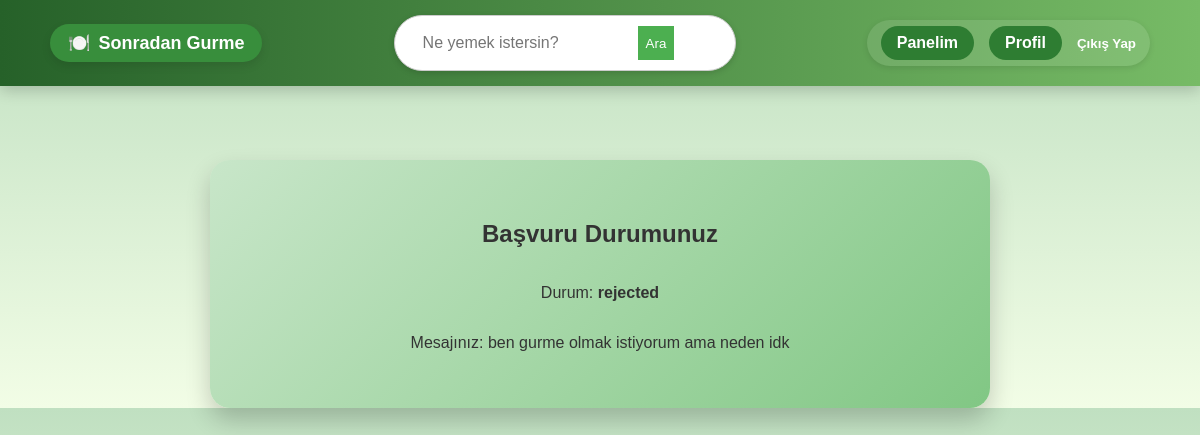
The app's page /sgapp/basvuru-durumum/ (signed in) with its own data.
### sgapp/models.py (models this page shows, shortened)
class Application(models.Model):
    user = models.ForeignKey(User, on_delete=models.CASCADE)
    message = models.TextField()
    status = models.CharField(max_length=20, choices=[
        ('pending', 'Beklemede'),
        ('approved', 'Onaylandı'),
        ('rejected', 'Reddedildi'),
    ], default='pending')

### sgapp/views.py (the view)
# urls.py: path('basvuru-durumum/', views.basvuru_durumu_view, name='basvuru_durumu'),
def basvuru_durumu_view(request):
    basvuru = Application.objects.filter(user=request.user).first()
    return render(request, 'basvuru_durumum.html', {'basvuru': basvuru})

### sgapp/context_processors.py (called while the page is built, shortened)
def moderator_bildirimler(request):
    return {}

### templates/basvuru_durumum.html
{% extends "base.html" %}
{% block content %}
<div class="welcome-container">
    <h2>Başvuru Durumunuz</h2>
    {% if basvuru %}
        <p>Durum: <strong>{{ basvuru.status }}</strong></p>
        <p>Mesajınız: {{ basvuru.message }}</p>
    {% else %}
        <p>Henüz bir başvuruda bulunmadınız.</p>
    {% endif %}
</div>
{% endblock %}

### static/css/styles.css (style rules this page uses)
body { font-family: 'Poppins', sans-serif; background: linear-gradient(to bottom, #c0e0c1, #f2fde6); color: #333; margin: 0; padding: 0; display: flex; flex-direction: column; align-items: center; }
.login-container, .register-container, .profile-container, .welcome-container { background: linear-gradient(135deg, #c8e6c9, #81c784); padding: 40px; border-radius: 20px; box-shadow: 0px 12px 25px rgba(0, 0, 0, 0.2); max-width: 500px; width: 90%; margin-top: 160px; display: flex; flex-direction: column; align-items: center; text-align: center; }
.welcome-container { max-width: 700px; }

### records on screen
Application: status "rejected", message "ben gurme olmak istiyorum ama neden idk"
